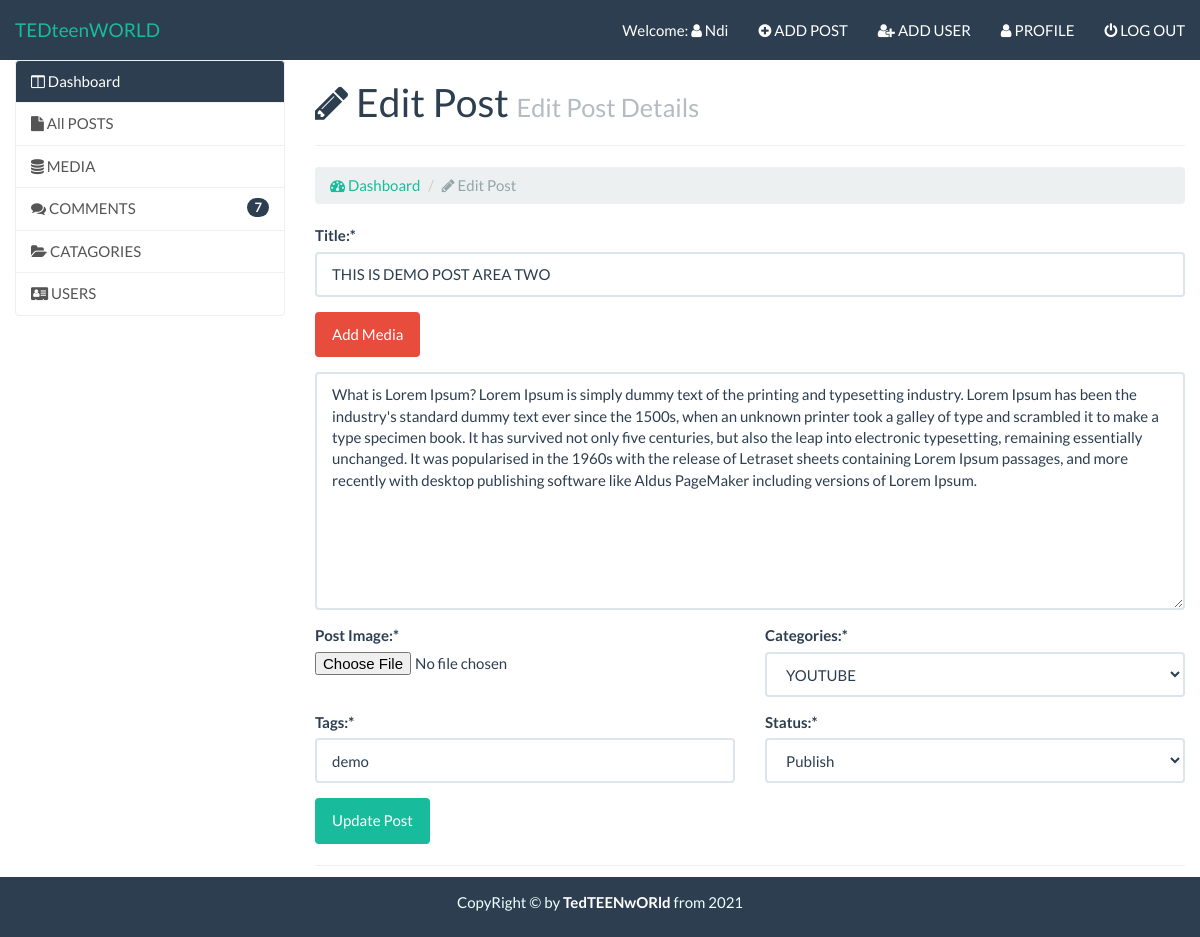
Page /admin/edit-post.php?edit=4 (signed in) on the committed database.
### tables this page shows
CREATE TABLE `posts` (
  `id` int(11) NOT NULL,
  `date` int(11) NOT NULL,
  `title` varchar(255) NOT NULL,
  `author` varchar(255) NOT NULL,
  `author_image` varchar(255) NOT NULL,
  `image` varchar(255) NOT NULL,
  `categories` varchar(255) NOT NULL,
  `tags` varchar(155) NOT NULL,
  `post_data` text NOT NULL,
  `views` int(11) NOT NULL,
  `status` varchar(255) NOT NULL
);

### admin/edit-post.php (the view, shortened to what this page needs)
<?php require_once('inc/top.php');
 $session_username = $_SESSION['username'];
 $session_role = $_SESSION['role'];
if(isset($_GET['edit'])){
    $edit_id = $_GET['edit'];
    if($session_role == 'admin'){
        $get_query = "SELECT * FROM posts WHERE id = $edit_id";
        $get_run = mysqli_query($connection, $get_query);
    }
    else if($session_role == 'author'){
        $get_query = "SELECT * FROM posts WHERE id = $edit_id and author = '$session_username'";
        $get_run = mysqli_query($connection, $get_query);
    }
    if(mysqli_num_rows($get_run) > 0){
        $get_row = mysqli_fetch_array($get_run);
        $title = $get_row['title'];
        $post_data = $get_row['post_data'];
        $tags = $get_row['tags'];
        $status = $get_row['status'];
        $categories = $get_row['categories'];
    }
    else{
        header('location: posts.php');
    }
}
else{
    header('location: posts.php');
}
?>
  </head>
  <body>
<?php require_once('inc/header.php');
?>
 <div id="wrapper">
  <div class="container-fluid">
      <div class="row">
          <div class="col-md-3">
<?php require_once('inc/sidebar.php');
?>
          </div>
          <div class="col-md-9">
            <h1><i class="fa fa-pencil"></i> Edit Post <small>Edit Post Details</small></h1><hr>
                    <ol class="breadcrumb">
                      <li><a href="index.php"><i class="fa fa-tachometer"></i> Dashboard</a></li>
                      <li class="active"><i class="fa fa-pencil"></i> Edit Post</li>
</ol>
                           <div class="row">
                        <div class="col-xs-12">
                            <form action="" method="post" enctype="multipart/form-data">
                                <div class="form-group">
                                    <label for="title">Title:*</label>
                                    <input type="text" name="title" placeholder="Type Post Title Here" value="<?php if(isset($title)){echo $title;}?>" class="form-control">
                                </div>
                                <div class="form-group">
                                    <a href="media.php" class="btn btn-danger">Add Media</a>
                                </div>
                                <div class="form-group">
                                    <textarea name="post-data" id="textarea" rows="10" class="form-control"><?php if(isset($post_data)){echo $post_data;}?></textarea>
                                </div>
                                <div class="row">
                                    <div class="col-sm-6">
                                        <div class="form-group">
                                            <label for="file">Post Image:*</label>
                                            <input type="file" name="image">
                                        </div>
                                    </div>
                                    <div class="col-sm-6">
                                        <div class="form-group">
                                            <label for="categories">Categories:*</label>
                                            <select class="form-control" name="categories" id="categories">
                                                <?php
                                                $cat_query = "SELECT * FROM categories ORDER BY id DESC";
                                                $cat_run = mysqli_query($connection, $cat_query);
                                                if(mysqli_num_rows($cat_run) > 0){
                                                    while($cat_row = mysqli_fetch_array($cat_run)){
                                                        $cat_name = $cat_row['category'];
                                                        echo "<option value='".$cat_name."' ".((isset($categories) and $categories == $cat_name)?"selected":"").">".ucfirst($cat_name)."</option>";
                                                    }
                                                }
                                                else{
                                                    echo "<cetner><h6>No Category Available</h6></center>";
                                                }
                                                ?>
                                            </select>
                                        </div>
                                    </div>
                                </div>
                                <div class="row">
                                    <div class="col-sm-6">
                                        <div class="form-group">
                                            <label for="tags">Tags:*</label>
                                            <input type="text" name="tags" placeholder="Your Tags Here" value="<?php if(isset($tags)){echo $tags;}?>" class="form-control">
                                        </div>
                                    </div>
                                    <div class="col-sm-6">
                                        <div class="form-group">
                                            <label for="status">Status:*</label>
                                            <select class="form-control" name="status" id="status">
                                                <option value="publish" <?php if(isset($status) and $status == 'publish'){echo "selected";}?>>Publish</option>
                                            </select>
                                        </div>
                                    </div>
                                </div>
                                <input type="submit" class="btn btn-success" value="Update Post" name="update">
                                <hr>
                            </form>
                        </div>
              </div>
          </div>
      </div>
  </div>
  <?php require_once('inc/footer.php');
 ?>

### admin/css/style.css (style rules this page uses)
html,body { height: 100%; }
body { padding-top: 60px; }
#wrapper { min-height: 100%; position: relative; }

### rows in the picture
posts: title "THIS IS DEMO POST AREA TWO", post-data "What is Lorem Ipsum? Lorem Ipsum is simply dummy text of the printing and typesetting industry. Lorem Ipsum has been the industry's standard dummy text ever since the 1500s, when an unknown printer took a galley of type and scrambled it to make a type specimen book. It has survived not only five centuries, but also the leap into electronic typesetting, remaining essentially unchanged. It was popularised in the 1960s with the release of Letraset sheets containing Lorem Ipsum passages, and more recently with desktop publishing software like Aldus PageMaker including versions of Lorem Ipsum.", tags "demo", status "Publish"

### other values in the picture
$session_username2 "Ndi"
$num_of_rows "7"
form field categories "YOUTUBE"
